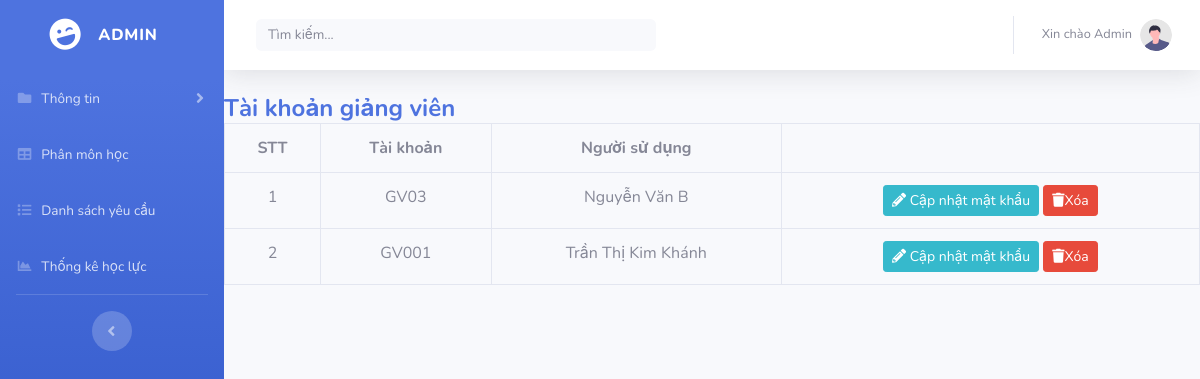
/TaiKhoanGV.php, run on the app's committed database.
### tables this page shows
CREATE TABLE `taikhoan` (
  `TenTaiKhoan` varchar(30) NOT NULL,
  `MatKhau` varchar(30) NOT NULL,
  `VaiTro` varchar(50) NOT NULL
);

CREATE TABLE `giangvien` (
  `MaGV` varchar(10) NOT NULL,
  `TenGV` text NOT NULL
);

### TaiKhoanGV.php (the view, shortened to what this page needs)
<!DOCTYPE html>
<html lang="vn">
<head>
    <link href="vendor/fontawesome-free/css/all.min.css" rel="stylesheet" type="text/css">
    <link href="css/sb-admin-2.min.css" rel="stylesheet">
</head>
<body id="page-top">
    <?php require_once 'php/Them_TK_GV.php'; ?>
    <div id="wrapper">
    <ul class="navbar-nav bg-gradient-primary sidebar sidebar-dark accordion" id="accordionSidebar">
        <a class="sidebar-brand d-flex align-items-center justify-content-center" href="Admin.html">
            <div class="sidebar-brand-icon rotate-n-15">
                <i class="fas fa-laugh-wink"></i>
            </div>
            <div class="sidebar-brand-text mx-3">Admin</div>
        </a>
             <li class="nav-item">
            <a class="nav-link collapsed" href="#" data-toggle="collapse" data-target="#collapsePages"
                aria-expanded="true" aria-controls="collapsePages">
                <i class="fas fa-fw fa-folder"></i>
                <span>Thông tin</span>
            </a>
        </li>
        <li class="nav-item">
            <a class="nav-link" href="PhanMonHoc.php">
                <i class="fas fa-fw fa-table"></i>
                <span>Phân môn học</span></a>
        </li>
        <li class="nav-item">
        <a class="nav-link" href="DanhSachYC.php">
        <i class="fas fa-fw fa-list"></i>
        <span>Danh sách yêu cầu</span></a>
        </li>
        <li class="nav-item">
            <a class="nav-link" href="ThongKe.php">
                <i class="fas fa-fw fa-chart-area"></i>
                <span>Thống kê học lực</span>
            </a>
        </li>
        <hr class="sidebar-divider d-none d-md-block">
        <div class="text-center d-none d-md-inline">
            <button class="rounded-circle border-0" id="sidebarToggle"></button>
        </div>
    </ul>
    <div id="content-wrapper" class="d-flex flex-column">
        <div id="content">
            <nav class="navbar navbar-expand navbar-light bg-white topbar mb-4 static-top shadow">
                <form
                    class="d-none d-sm-inline-block form-inline mr-auto ml-md-3 my-2 my-md-0 mw-100 navbar-search">
                    <div class="input-group">
                        <input id="myInput" type="text" class="form-control bg-light border-0 small" placeholder="Tìm kiếm..."
                            aria-label="Search" aria-describedby="basic-addon2">
                    </div>
                </form>
                <ul class="navbar-nav ml-auto">
                    <li class="nav-item dropdown no-arrow">
                        <a class="nav-link dropdown-toggle" href="#" id="userDropdown" role="button"
                            data-toggle="dropdown" aria-haspopup="true" aria-expanded="false">
                            <span class="mr-2 d-none d-lg-inline text-gray-600 small">Xin chào Admin</span>
                            <img class="img-profile rounded-circle"
                                src="img/undraw_profile.svg">
                        </a>
                    </li>
                </ul>
            </nav>
    <h4 class="m-0 font-weight-bold text-primary">Tài khoản giảng viên</h4>
    <table class="table table-bordered" id="dataTable" width="100%" cellspacing="0" style = "text-align: center;">
        <tr>
                <th>STT</th>
                <th>Tài khoản</th>
                <th>Người sử dụng</th>
                <th> </th>
            </tr>
                <?php
                 $STT = 1;
                 $sql = "SELECT * FROM taikhoan tk, giangvien gv WHERE gv.MaGV = tk.TenTaiKhoan AND VaiTro = 'GiangVien'";
                 $query = mysqli_query($conn,$sql);
                while($row = $query -> fetch_assoc()): ?>
                <tr>
                    <td> <?php echo $STT++;?> </td>
                    <td><?php echo $row['TenTaiKhoan']; ?></td>
                    <td><?php echo $row['TenGV']; ?></td>
                    <td>
                      <a class='btn btn-info btn-sm' href='TaiKhoanGV.php?Sua=<?php echo $row['TenTaiKhoan'] ?>'> <i class='fas fa-pencil-alt'> </i> Cập nhật mật khẩu </a>
                      <a class='btn btn-danger btn-sm' href='php/Them_TK_GV.php?Xoa=<?php echo $row['TenTaiKhoan'] ?>'> <i class='fas fa-trash'> </i>Xóa </a>
                    </td>
                </tr>
                 <?php endwhile?>
    </table>
        </div>
                </div>
                </div>
</body>
</html>

### data on the page
taikhoan: TenTaiKhoan "GV03", giangvien.TenGV "Nguyễn Văn B"
taikhoan: TenTaiKhoan "GV001", giangvien.TenGV "Trần Thị Kim Khánh"
